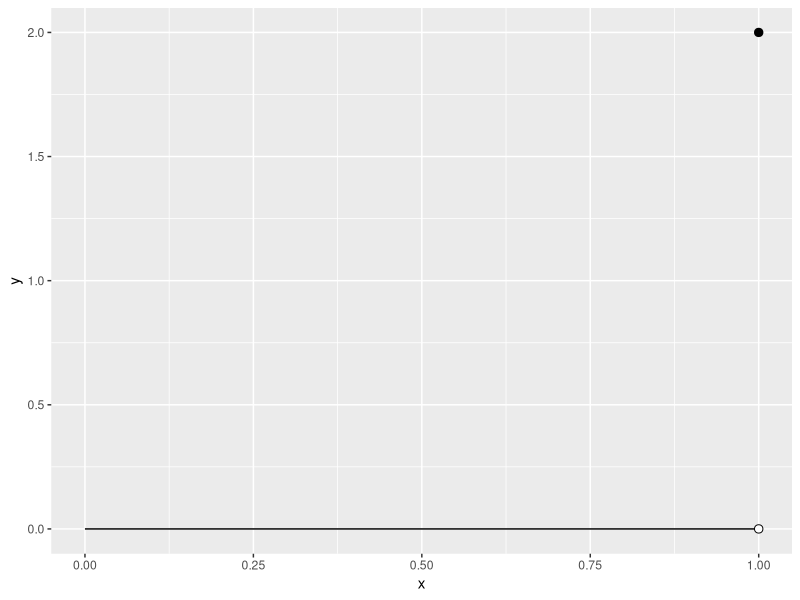

The R source for this figure:
## ---- chunk 1
#| label: not-continuous-on-plot
#| fig-alt: >-
#|   A horizontal segment at height 0 from x = 0 to x = 1, ending in an
#|   open circle at (1, 0), and a separate filled dot at (1, 2) above it.
#| fig-height: 3.5
#| fig-width: 4.5
segment <- tibble::tribble(
  ~x, ~y,
  0, 0,
  1, 0
)
open_end <- tibble::tibble(x = 1, y = 0)
value_at_one <- tibble::tibble(x = 1, y = 2)

segment |>
  ggplot2::ggplot() +
  ggplot2::aes(x = x, y = y) +
  ggplot2::geom_line() +
  ggplot2::geom_point(data = open_end, shape = 21, fill = "white", size = 2.5) +
  ggplot2::geom_point(data = value_at_one, size = 2.5)
